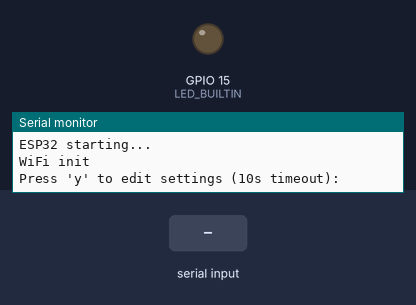
Recording of a sketch running on a simulated ESP32-S2. Shown: output pins drawn as LEDs (lit = HIGH), the last lines printed to the serial monitor. The test bench sets the inputs (shaded band). WiFi joins after 1.5 s; servers stay silent unless stated; a WiFi scan finds three made-up networks; EEPROM starts erased.

Above: at 1.8 s.
1.9 s: "y90\n" received over Serial
3.4 s: "2\n" received over Serial
5.4 s: "90,45\n" received over Serial
6.9 s: "y\n" received over Serial
At 8.51 s:
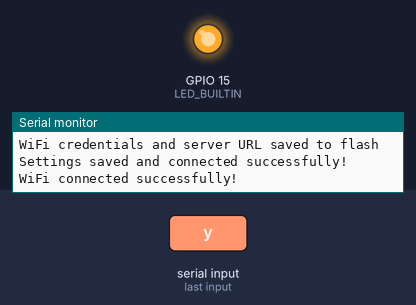
Timing chart, 0 to 10.1 s (numbered marks = the images above; inputs shaded):
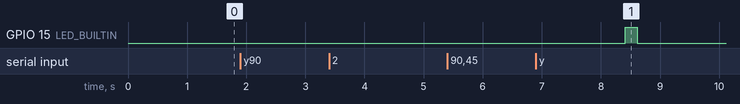

The sketch:

Lolin_S2_Mini_baseAuth.ino
```cpp
#include <HTTPClient.h>
#include <base64.h>
#include "WiFiManager.h"
#include "LedManager.h"

// Настройки Basic Auth
const char* AUTH_USERNAME = "myuser";
const char* AUTH_PASSWORD = "mypassword";

WiFiManager wifiManager;

LedManager ledPin(LED_BUILTIN);

void setup() {
  Serial.begin(115200);

  delay(1000);

  Serial.println("ESP32 starting...");

  if (wifiManager.begin()) {
    Serial.println("WiFi connected successfully!");
  } else {
    Serial.println("Failed to connect to WiFi");
  }
}

void loop() {
  if (wifiManager.isConnected()) {
    ledPin.On();
    HTTPClient http;
    http.begin(wifiManager.getServerURL());

    // Кодируем логин:пароль в Base64
    String authString = String(AUTH_USERNAME) + ":" + String(AUTH_PASSWORD);
    String base64Auth = base64::encode(authString);

    // Добавляем заголовок Authorization
    http.addHeader("Authorization", "Basic " + base64Auth);

    // Отправляем GET‑запрос
    int httpCode = http.GET();

    if (httpCode > 0) {
      String payload = http.getString();
      Serial.println("HTTP Code: " + String(httpCode));
      Serial.println("Response: " + payload);
    } else {
      Serial.println("Error on HTTP request");
    }

    http.end();
  } else {
    Serial.println("WiFi not connected, attempting reconnect...");
    wifiManager.begin(); // Пытаемся переподключиться
  }
  ledPin.Off();
  delay(10000); // Повторяем каждые 10 секунд
}
```

LedManager.cpp
```cpp
#include "LedManager.h"

LedManager::LedManager(int pin){
  _pin = pin;
  pinMode(_pin, OUTPUT);
}


void LedManager::On(){
  digitalWrite(_pin, HIGH);
}


void LedManager::Off(){
  digitalWrite(_pin, LOW);
}
```

LedManager.h
```cpp
#ifndef LedManager_H
#define LedManager_H

#include <Arduino.h>

class LedManager {
public:
  LedManager(int pin);
  void On();
  void Off();
private:
  int _pin;
};

#endif
```

UserInput.cpp
```cpp
#include "UserInput.h"
#include "WiFiScanner.h"

String UserInput::readLine() {
  String input = "";
  while (Serial.available() == 0); // Ждём ввода

  while (Serial.available() > 0) {
    char c = Serial.read();
    if (c == '\n' || c == '\r') break;
    input += c;
    delay(2);
  }
  return input;
}

bool UserInput::confirmWithTimeout(unsigned long timeoutMs) {
  Serial.print("Press 'y' to edit settings (");
  Serial.print(timeoutMs / 1000);
  Serial.println("s timeout): ");

  unsigned long startTime = millis();

  while (millis() - startTime < timeoutMs) {
    if (Serial.available() > 0) {
      char c = Serial.read();
      if (c == 'y' || c == 'Y') {
        Serial.println("Editing mode activated");
        return true;
      }
      if (c == 'n' || c == 'N') {
        Serial.println("Starting with saved settings");
        return false;
      }
    }
    delay(10);
  }

  Serial.println("Timeout! Starting with saved settings...");
  return false;
}

String UserInput::readSSID(WiFiScanner& scanner) {
  // Сначала сканируем сети
  scanner.scanNetworks();

  Serial.println("\n--- WiFi Network Selection ---");
  Serial.println("Choose network:");
  Serial.println("1. Enter SSID manually");
  Serial.println("2. Select from list");

  String choice = readLine();

  if (choice == "2") {
    Serial.println("Enter network number: ");
    String numStr = readLine();
    int index = numStr.toInt() - 1;

    if (index >= 0 && index < scanner.getNetworkCount()) {
      String selectedSSID = scanner.getSSID(index);
      Serial.print("Selected: ");
      Serial.println(selectedSSID);
      return selectedSSID;
    } else {
      Serial.println("Invalid number, entering SSID manually:");
    }
  }

  // Ручной ввод
  Serial.println("Enter SSID: ");
  return readLine();
}

String UserInput::readPassword() {
  Serial.println("\n--- Password Setup ---");
  Serial.println("Enter WiFi password: ");
  return readLine();
}

String UserInput::readServerURL() {
  Serial.println("\n--- Server URL Setup ---");
  Serial.println("Enter server URL (e.g., http://192.168.1.100:8090/auth): ");
  //return readLine();
  return "http://192.168.0.175:8090/auth";
}

bool UserInput::confirmSelection() {
  Serial.println("\n--- Confirmation ---");
  Serial.println("Confirm these settings? (y/n): ");
  String response = readLine();
  return (response == "y" || response == "Y");
}
```

UserInput.h
```cpp
#ifndef UserInput_H
#define UserInput_H

#include <Arduino.h>
#include "WiFiScanner.h"

class UserInput {
public:
  String readSSID(WiFiScanner& scanner);
  String readPassword();
  String readServerURL();
  bool confirmWithTimeout(unsigned long timeoutMs);
  bool confirmSelection();

private:
  String readLine();
};

#endif
```

WiFiManager.cpp
```cpp
#include "WiFiManager.h"

WiFiManager::WiFiManager() {}

bool WiFiManager::begin() {
  Serial.println("WiFi init");
  preferences.begin(namespaceName, false);

  // Проверяем, хочет ли пользователь изменить настройки
  if (checkForSetupMode()) {
    // Пользователь хочет изменить настройки — запускаем интерактивный режим
    return interactiveSetup();
  }

  // Загружаем сохранённые настройки
  if (loadCredentials()) {
    Serial.println("Loading saved WiFi credentials...");
    if (connect(ssid.c_str(), password.c_str())) {
      return true;
    }
  }

  // Если не получилось подключиться — запускаем интерактивный режим
  Serial.println("Starting interactive setup...");
  return interactiveSetup();
}


bool WiFiManager::interactiveSetup() {
  Serial.println("\n=== WiFi Setup Mode ===");

  // Ввод SSID с выбором из списка или вручную
  ssid = userInput.readSSID(scanner);

  // Ввод пароля
  password = userInput.readPassword();

  // Ввод URL сервера
  serverURL = userInput.readServerURL();

  // Подтверждение
  if (!userInput.confirmSelection()) {
    Serial.println("Setup cancelled");
    return false;
  }

  // Подключение
  Serial.println("\nAttempting to connect...");
  if (connect(ssid.c_str(), password.c_str())) {
    saveCredentials(ssid.c_str(), password.c_str(), serverURL.c_str());
    Serial.println("Settings saved and connected successfully!");
    return true;
  }

  Serial.println("Connection failed");
  return false;
}


bool WiFiManager::connect(const char* ssid, const char* password) {
  Serial.print("Connecting to WiFi: ");
  Serial.println(ssid);

  WiFi.begin(ssid, password);

  unsigned long startTime = millis();
  while (WiFi.status() != WL_CONNECTED && (millis() - startTime) < 15000) {
    delay(500);
    Serial.print(".");
  }

  if (WiFi.status() == WL_CONNECTED) {
    Serial.println("\nWiFi connected!");
    Serial.print("IP address: ");
    Serial.println(WiFi.localIP());
    return true;
  } else {
    Serial.println("\nFailed to connect to WiFi");
    return false;
  }
}

bool WiFiManager::saveCredentials(const char* ssid, const char* password, const char* url) {
  preferences.putString("ssid", ssid);
  preferences.putString("password", password);
  preferences.putString("server_url", url);  // Сохраняем URL
  this->ssid = ssid;
  this->password = password;
  this->serverURL = url;
  Serial.println("WiFi credentials and server URL saved to flash");
  return true;
}

bool WiFiManager::loadCredentials() {
  ssid = preferences.getString("ssid", "");
  password = preferences.getString("password", "");
  serverURL = preferences.getString("server_url", "");  // Загружаем URL

  if (ssid.length() > 0 && password.length() > 0 && serverURL.length() > 0) {
    return true;
  }
  return false;
}


void WiFiManager::forgetCredentials() {
  preferences.remove("ssid");
  preferences.remove("password");
  ssid = "";
  password = "";
  Serial.println("WiFi credentials removed from flash");
}

bool WiFiManager::isConnected() {
  return WiFi.status() == WL_CONNECTED;
}

String WiFiManager::getSSID() {
  return ssid;
}

String WiFiManager::getIPAddress() {
  if (isConnected()) {
    return WiFi.localIP().toString();
  }
  return "Not connected";
}

bool WiFiManager::connectWithInput() {
  return interactiveSetup();
}

String WiFiManager::getServerURL() {
  return serverURL;
}

bool WiFiManager::checkForSetupMode() {
  if (userInput.confirmWithTimeout(10000)) {  // 10 секунд таймаут
    needsSetup = true;
    Serial.println("Entering setup mode...");
    return true;
  }
  needsSetup = false;
  Serial.println("Starting with saved settings");
  return false;
}


bool WiFiManager::requiresSetup() {
  return needsSetup;
}
```

WiFiManager.h
```cpp
#ifndef WiFiManager_H
#define WiFiManager_H

#include <WiFi.h>
#include <Preferences.h>
#include "WiFiScanner.h"
#include "UserInput.h"

class WiFiManager {
private:
  Preferences preferences;
  const char* namespaceName = "wifi_config";
  String ssid;
  String password;
  String serverURL;
  WiFiScanner scanner;
  UserInput userInput;
  bool needsSetup = false;  // Флаг: нужны ли настройки

public:
  WiFiManager();
  bool begin();
  bool connectWithInput();
  bool connect(const char* ssid, const char* password);
  bool saveCredentials(const char* ssid, const char* password, const char* url);
  bool loadCredentials();
  void forgetCredentials();
  bool isConnected();
  String getSSID();
  String getIPAddress();
  String getServerURL();
  bool requiresSetup();

private:
  bool interactiveSetup();
  bool checkForSetupMode();
};

#endif
```

WiFiScanner.cpp
```cpp
#include "WiFiScanner.h"

void WiFiScanner::scanNetworks() {
  Serial.println("Scanning for WiFi networks...");
  networkCount = WiFi.scanNetworks();

  if (networkCount == 0) {
    Serial.println("No networks found");
  } else {
    Serial.print("Found ");
    Serial.print(networkCount);
    Serial.println(" networks:");

    for (int i = 0; i < networkCount; ++i) {
      Serial.print(i + 1);
      Serial.print(": ");
      Serial.print(WiFi.SSID(i));
      Serial.print(" (RSSI: ");
      Serial.print(WiFi.RSSI(i));
      Serial.println(")");
    }
  }
}

int WiFiScanner::getNetworkCount() {
  return networkCount;
}

String WiFiScanner::getSSID(int index) {
  if (index >= 0 && index < networkCount) {
    return WiFi.SSID(index);
  }
  return "";
}

int WiFiScanner::getRSSI(int index) {
  if (index >= 0 && index < networkCount) {
    return WiFi.RSSI(index);
  }
  return 0;
}
```

WiFiScanner.h
```cpp
#ifndef WiFiScanner_H
#define WiFiScanner_H

#include <WiFi.h>

class WiFiScanner {
public:
  void scanNetworks();
  int getNetworkCount();
  String getSSID(int index);
  int getRSSI(int index);

private:
  int networkCount = 0;
};

#endif
```

Measured:
- after the input at 6.9 s, GPIO 15 (LED_BUILTIN): LOW → HIGH after 1.5 s, → LOW 0.20 s later
